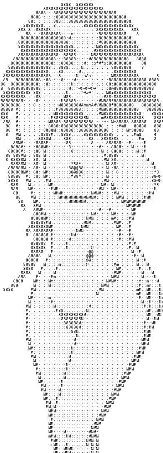
#> input picture ConverseAsciiModules/img/OIPWC.webp, 163 x 453 px
$ python imageAscii-v3.py --image ../img/OIPWC.webp
#> lines starting #> are read from the running program, lines starting #| are printed output that depends on the picture
from PIL import Image, ImageEnhance
import argparse
import numpy as np

# Paleta de caracteres ordenados por densidad visual (oscuro → claro)
ASCII_CHARS = "AMCJ;´¨"

def image_to_ascii(image_path, width=100, contrast=2.0, signature="GRX"):
    # Abrir imagen y convertir a escala de grises
#> called with image_path = '../img/OIPWC.webp', width = 100, contrast = 2, signature = 'GRX'
    img = Image.open(image_path).convert("L")

    # Mejorar contraste
    enhancer = ImageEnhance.Contrast(img)
    img = enhancer.enhance(contrast)
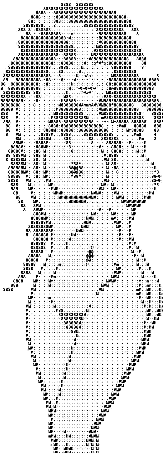
#> img: PIL image 163x453 L; min 0, max 255, mean 219.7

    # Redimensionar manteniendo proporción vertical
    aspect_ratio = img.height / img.width
#> aspect_ratio = 2.78
    height = int(aspect_ratio * width * 0.55)
#> height = 152
    img = img.resize((width, height))
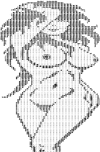
#> img: PIL image 100x152 L; min 32, max 255, mean 219.2

    # Convertir imagen a matriz NumPy
    pixels = np.array(img)

    # Mapear cada valor de brillo a un carácter ASCII
    ascii_img = [
        "".join(ASCII_CHARS[int(pixel) * len(ASCII_CHARS) // 256] for pixel in row)
        for row in pixels
    ]

    # Añadir firma al final
    ascii_img.append(" " * (width - len(signature)) + signature)

    return "\n".join(ascii_img)

if __name__ == "__main__":
    parser = argparse.ArgumentParser()
    parser.add_argument("--image", type=str, default="Diseno-sin-titulo-3.jpg")
    parser.add_argument("--width", type=int, default=100)
    parser.add_argument("--signature", type=str, default="GRX")
    parser.add_argument("--output", type=str)
    args = parser.parse_args()

    ascii_art = image_to_ascii(args.image, width=args.width, signature=args.signature)
#> (the run stopped early here; a loop or call above may not have finished)
